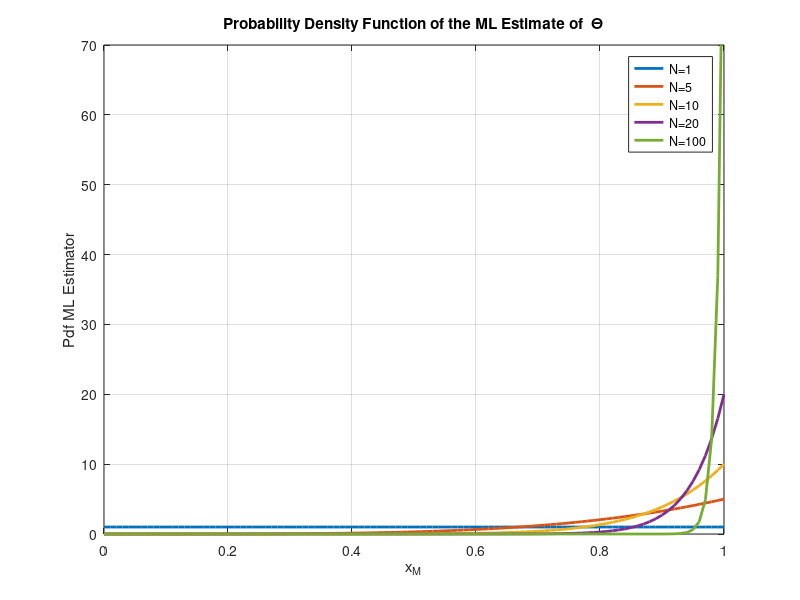
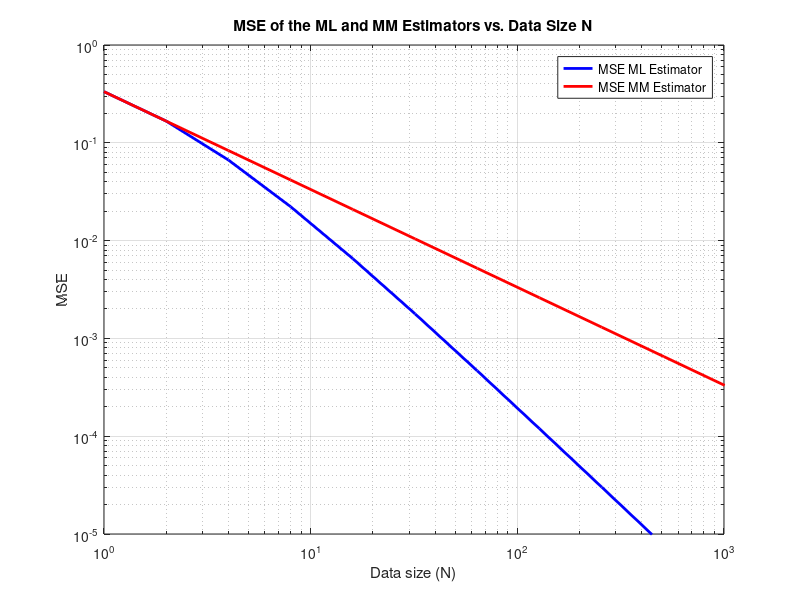

Reproduce these figures in MATLAB, in order.
%%%%%%%%%%%%%%%%%%%%%%%%%%%%%%%%%%%%%%%%%%%%%%%%%%%%%%%%%%%%%%%%%%%%%%%%%%%%%%%%%%%%%%%%%%%%%%%%%%%%%%%%%%%%%%%
%
% Questo programma grafica la ddp del massimo di N v.a. indipendenti ed uniformemente
% distribuite tra 0 e Theta e poi grafica gli MSE dello stimatore ML e dello
% stimatore MM di Theta
%
%%%%%%%%%%%%%%%%%%%%%%%%%%%%%%%%%%%%%%%%%%%%%%%%%%%%%%%%%%%%%%%%%%%%%%%%%%%%%%%%%%%%%%%%%%%%%%%%%%%%%%%%%%%%%%%

clear all;
close all;

Theta=1;
Nvect=[1 5 10 20 100]';
x=[0:0.01:Theta]';

for i=1:length(Nvect)
    N=Nvect(i);
    ddpmat(:,i)=N/Theta*(x./Theta).^(N-1);

end
figure (1);
plot(x,ddpmat,'LineWidth',2);grid on;
hold on
legend('N=1','N=5','N=10','N=20','N=100');
title('Probability Density Function of the ML Estimate of  \Theta');xlabel('x_M');ylabel('Pdf ML Estimator')
axis([0 Theta 0 70])

Nvect=2.^[0:10]';
Theta=1;
MSEML=2*Theta^2./((Nvect+1).*(Nvect+2));
MSEMM=Theta^2./(3*Nvect);
figure (2);
loglog(Nvect,MSEML,'b','LineWidth',2);grid on;
hold on
loglog(Nvect,MSEMM,'r','LineWidth',2);grid on;
legend('MSE ML Estimator','MSE MM Estimator');
title('MSE of the ML and MM Estimators vs. Data Size N');xlabel('Data size (N)');ylabel('MSE')
axis([1 1000 10^-5 1])
